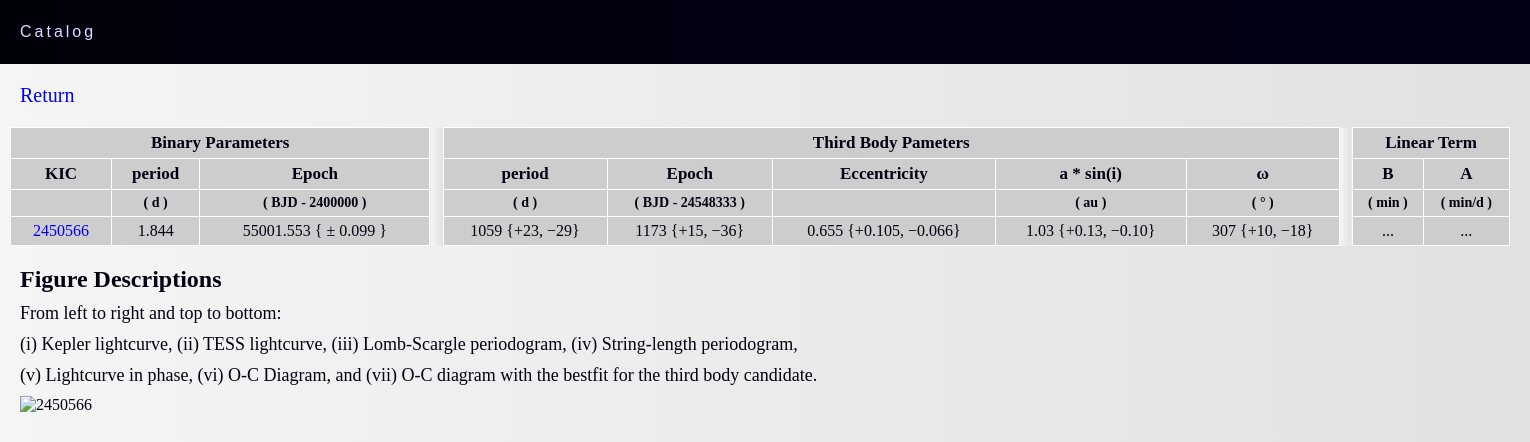
The page /papers/tertiarycandidatescatalog/page/2450566/ on the database its author committed.
### Capp/models.py (models this page shows, shortened)
class WithVariation(models.Model):
    kic = models.IntegerField()
    Period = models.CharField(max_length=100)
    epoch = models.CharField(max_length=100)
    Period_td = models.CharField(max_length=100)
    epoch_td = models.CharField(max_length=100)
    e = models.CharField(max_length=100)
    a = models.CharField(max_length=100)
    omega = models.CharField(max_length=100)
    Aa = models.CharField(max_length=100)
    Bb = models.CharField(max_length=100)

### Capp/views.py (the view)
# urls.py: path('page/<int:kic>/', views.pagina_objetos, name='pagina_objetos'),
def pagina_objetos(request, kic):
    lista_de_dados1 = WithVariation.objects.filter(kic=kic)
    lista_de_dados2 = OutVariation.objects.filter(kic=kic)
    total_objetos = len(lista_de_dados1) + len(lista_de_dados2)
    itens_por_pagina = 12
    total_paginas = (total_objetos + itens_por_pagina - 1) // itens_por_pagina
    page_number = request.GET.get('page', 1)
    page_number = int(page_number)
    if page_number < 1:
        page_number = 1
    elif page_number > total_paginas:
        page_number = total_paginas
    indice_inicial = (page_number - 1) * itens_por_pagina
    indice_final = min(indice_inicial + itens_por_pagina, total_objetos)
    lista_pagina_with = lista_de_dados1[indice_inicial:indice_final]
    lista_pagina_out = lista_de_dados2[indice_inicial:indice_final]
    template_name = f'catalog/mid/kic{kic}/page{kic}.html'
    context = {
        'lista_pagina_with': lista_pagina_with,
        'lista_pagina_out': lista_pagina_out,
        'total_paginas': total_paginas,
        'page_number': page_number,
    }
    return render(request, template_name, context)

### templates/catalog/mid/kic2450566/page2450566.html (shortened to what this page needs)
{% extends 'catalog/mid/base2.html' %}
{% load static %}
{% block content %}
<!DOCTYPE html>
<html lang="en">
<head>
</head>
<body>
    <main>
        <section id="container">
            <table>
                <thead>
                    <tr>
                        <th class="sdata" colspan="3">Binary Parameters</th>
                        <th class="nada"></th>
                        <th class="tdata" colspan="5">Third Body Pameters</th>
                        <th class="nada"></th>
                        <th class="tdata" colspan="2">Linear Term</th>
                    </tr>
                    <tr>
                        <th title="Kepler identifier">KIC</th>
                        <th title="period of binary">period</th>
                        <th title="Epoch">Epoch</th>
                        <th class="nada"></th>
                        <th title="Third body period">period</th>
                        <th title="Third body period">Epoch</th>
                        <th title="Third body eccentricity">Eccentricity</th>
                        <th title="Projected semi-major axis of the third body">a * sin(i)</th>
                        <th title="third body inclination">&omega;</th>
                        <th class="nada"></th>
                        <th title="Linear coefficient of the adjusted linear ephemeris">B</th>
                        <th title="Angular coefficient of the adjusted linear ephemeris">A</th>
                    </tr>
                    <tr>
                        <th class="unidades" ></th>
                        <th class="unidades">( d )</th>
                        <th class="unidades">( BJD - 2400000 )</th>
                        <th class="nada"></th>
                        <th class="unidades">( d )</th>
                        <th class="unidades">( BJD - 24548333 )</th>
                        <th class="unidades">  </th>
                        <th class="unidades">( au )</th>
                        <th class="unidades">( ° )</th>
                        <td class="nada"></td>
                        <th class="unidades">( min )</th>
                        <th class="unidades">( min/d )</th>
                    </tr>
                </thead>
                <tbody>
                    {% for dado in lista_pagina_with %}
                    <tr>
                        <tr>
                            <td class="KIC/EPIC"><a href="{% url 'Capp:pagina_objetos' kic=dado.kic %}">{{ dado.kic }}</a></td>
                            <td class="Period">{{ dado.Period }}</td>
                            <td class="bjd0">{{ dado.epoch }}</td>
                            <td class="nada"></td>
                            <td class="Period_td">{{ dado.Period_td }}</td>
                            <td class="Period_td">{{ dado.epoch_td }}</td>
                            <td class="e">{{ dado.e}}</td>
                            <td class="a">{{ dado.a }}</td>
                            <td class="omega">{{ dado.omega }}</td>
                            <td class="nada"></td>
                            <td class="Aa">{{ dado.Aa}}</td>
                            <td class="Bb">{{ dado.Bb }}</td>
                        </tr>
                    </tr>
                    {% endfor %}
                </tbody>
            </table>
        </section>
        <section id="imagensobj">
            <article>
                <h1 id="seqfigsh1">Figure Descriptions</h1>
                <p class="seqfigsp">From left to right and top to bottom:</p>
                <p class="seqfigsp">(i) Kepler lightcurve, (ii) TESS lightcurve, (iii) Lomb-Scargle periodogram, (iv) String-length periodogram, </p>
                <p class="seqfigsp">(v) Lightcurve in phase, (vi) O-C Diagram, and (vii) O-C diagram with the bestfit for the third body candidate.</p>
            </article>
            <article>
                <p><img src="{% static 'img/catalog/objects7/2450566.png' %}" alt="2450566"></p>
            </article>
        </section>
    </main>
</body>
</html>
{% endblock %}

### static/css/catalog/mid/base2.css (style rules this page uses)
* { margin: 0; padding: 0; min-width: max-content; }
a { text-decoration: none; transition: 0.3s; }
.unidades { font-size: 14px; }
body { background-image: linear-gradient(to right, rgb(245, 245, 245), rgb(235, 235, 235), rgb(225, 225, 225)); background-size: auto; color: rgb(0, 0, 16); text-align: justify; }
section { margin: 20px; }
table { border-collapse: collapse; align-items: center; text-align: center; width: 1500px; }
#container { left: -0.6vw; margin: 10px; align-items: center; }
td, th { border: 1px solid rgb(255, 255, 255); padding-top: 5px; padding-bottom: 5px; padding-left: 6px; padding-right: 6px; }
thead { color: rgb(0, 0, 16); background-color: rgb(205, 205, 205); font-size: 17px; }
.nada { background-image: linear-gradient(to right, rgb(245, 245, 245), rgb(235, 235, 235), rgb(225, 225, 225)); width: 0.2px; border: 0px; }
.sdata { width: 300px; }
tbody > tr:nth-child(odd) { background-color: rgb(233, 233, 233); }
tbody > tr:nth-child(even) { background-color: rgb(205, 205, 205); }
td { text-align: center; }
#seqfigsh1 { font-size: 24px; margin-bottom: 10px; }
.seqfigsp { font-size: 18px; margin-bottom: 10px; }

### rows shown on the page
WithVariation: kic "2450566", Period "1.844", epoch "55001.553 { ± 0.099 }", Period_td "1059 {+23, −29}", epoch_td "1173 {+15, −36}", e "0.655 {+0.105, −0.066}", a "1.03 {+0.13, −0.10}", omega "307 {+10, −18}", Aa "...", Bb "..."
